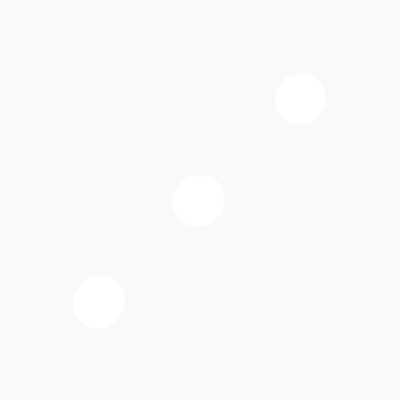
Frame 1 (no input)
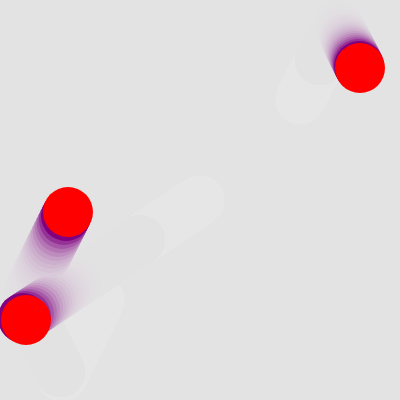
Frame 60 (no input)
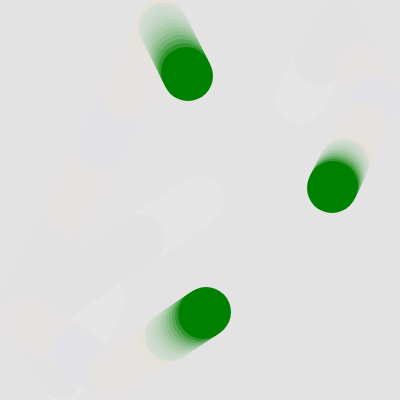
Frame 120 (the mouse pressed at the canvas centre since frame 60)

The p5.js sketch that drew these frames (run headless with seeded random() and noise() and a simulated clock; from frame 60 on, the mouse is pressed at the canvas centre):

// p5.js sketch
// ── sketch.js
let x1 = 200;
let y1 = 200;
let xspeed1 = -3;
let yspeed1 = 2;
let circleRadius1 = 25;

let x2 = 100;
let y2 = 300;
let xspeed2 = -2;
let yspeed2 = 4;
let circleRadius2 = 25;

let x3 = 300;
let y3 = 100;
let xspeed3 = 1;
let yspeed3 = -2;
let circleRadius3 = 25;


function setup() {
  createCanvas(400, 400);
  noStroke();//Thought it looked better without a stroke. 

}

function draw() {
  background(225,225,225, 55);//opacity trail, increase last number to get the trail more transparent 
  ellipse(x1, y1, circleRadius1 * 2, circleRadius1 * 2);
  ellipse(x2, y2, circleRadius2 * 2, circleRadius2 * 2);
  ellipse(x3, y3, circleRadius3 * 2, circleRadius3 * 2);
    
  //check collision with left and right edge 
  if(x1 < 0 | x1 > width){
    xspeed1 = xspeed1 * -1;//reverse the x direction
    yspeed1 = yspeed1 * -1;//reverse the y direction
  }
  //if the circle goes off the left or right sides of the screen, turn it around.
  if (x1 > width - circleRadius1 || x1 < circleRadius1) {
    xspeed1 = -xspeed1;
    fill('red');//this changes the color. 
  }
  //if the circle goes off the top or bottom sides of the screen, turn it around.
  if (y1 > height - circleRadius1 || y1 < circleRadius1) {
    yspeed1 = -yspeed1;
    fill('orange'); 
  }
  if (x2 > width - circleRadius2 || x2 < circleRadius2) {
    xspeed2 = -xspeed2;
    fill('yellow'); 
  }
  //if the circle goes off the top or bottom sides of the screen, turn it around.
  if (y2 > height - circleRadius2 || y2 < circleRadius2) {
    yspeed2 = -yspeed2;
    fill('green');
  }
  if (x3 > width - circleRadius3 || x3 < circleRadius3) {
    xspeed3 = -xspeed3;
    fill('blue'); 
  }
  //if the circle goes off the top or bottom sides of the screen, turn it around.
  if (y3 > height - circleRadius3 || y3 < circleRadius3) {
    yspeed3 = -yspeed3;
    fill('purple'); 
  }


  x1 = x1 + xspeed1; // iterate x
  y1 = y1 + yspeed1; // iterate y
 
  x2 = x2 + xspeed2; 
  y2 = y2 + yspeed2; 
 
  x3 = x3 + xspeed3; 
  y3 = y3 + yspeed3; 
 
    
  circle(x1,y1,50);//draw circle
  circle(x2,y2,50);
  circle(x3,y3,50);
  
}
